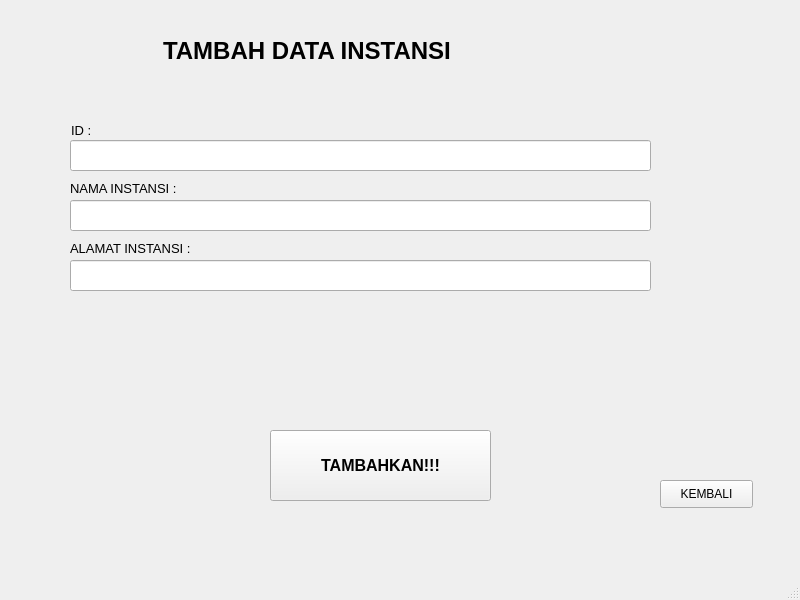
<?xml version="1.0" encoding="UTF-8"?>
<ui version="4.0">
 <class>MainWindow</class>
 <widget class="QMainWindow" name="MainWindow">
  <property name="geometry">
   <rect>
    <x>0</x>
    <y>0</y>
    <width>800</width>
    <height>600</height>
   </rect>
  </property>
  <property name="windowTitle">
   <string>MainWindow</string>
  </property>
  <widget class="QWidget" name="centralwidget">
   <widget class="QLabel" name="label_3">
    <property name="geometry">
     <rect>
      <x>70</x>
      <y>180</y>
      <width>161</width>
      <height>16</height>
     </rect>
    </property>
    <property name="font">
     <font>
      <pointsize>10</pointsize>
     </font>
    </property>
    <property name="text">
     <string>NAMA INSTANSI :</string>
    </property>
   </widget>
   <widget class="QLabel" name="label_4">
    <property name="geometry">
     <rect>
      <x>70</x>
      <y>240</y>
      <width>161</width>
      <height>16</height>
     </rect>
    </property>
    <property name="font">
     <font>
      <pointsize>10</pointsize>
     </font>
    </property>
    <property name="text">
     <string>ALAMAT INSTANSI :</string>
    </property>
   </widget>
   <widget class="QLineEdit" name="lineEdit_nim">
    <property name="geometry">
     <rect>
      <x>70</x>
      <y>140</y>
      <width>581</width>
      <height>31</height>
     </rect>
    </property>
    <property name="font">
     <font>
      <pointsize>10</pointsize>
     </font>
    </property>
   </widget>
   <widget class="QLineEdit" name="lineEdit_nama">
    <property name="geometry">
     <rect>
      <x>70</x>
      <y>200</y>
      <width>581</width>
      <height>31</height>
     </rect>
    </property>
    <property name="font">
     <font>
      <pointsize>10</pointsize>
     </font>
    </property>
   </widget>
   <widget class="QLineEdit" name="lineEdit_kelas">
    <property name="geometry">
     <rect>
      <x>70</x>
      <y>260</y>
      <width>581</width>
      <height>31</height>
     </rect>
    </property>
    <property name="font">
     <font>
      <pointsize>10</pointsize>
     </font>
    </property>
   </widget>
   <widget class="QPushButton" name="btn_tambah">
    <property name="geometry">
     <rect>
      <x>270</x>
      <y>430</y>
      <width>221</width>
      <height>71</height>
     </rect>
    </property>
    <property name="font">
     <font>
      <pointsize>12</pointsize>
      <weight>75</weight>
      <bold>true</bold>
     </font>
    </property>
    <property name="text">
     <string>TAMBAHKAN!!!</string>
    </property>
   </widget>
   <widget class="QLabel" name="label_7">
    <property name="geometry">
     <rect>
      <x>163</x>
      <y>35</y>
      <width>411</width>
      <height>31</height>
     </rect>
    </property>
    <property name="font">
     <font>
      <pointsize>18</pointsize>
      <weight>75</weight>
      <bold>true</bold>
     </font>
    </property>
    <property name="text">
     <string>TAMBAH DATA INSTANSI</string>
    </property>
   </widget>
   <widget class="QLabel" name="label_8">
    <property name="geometry">
     <rect>
      <x>71</x>
      <y>122</y>
      <width>81</width>
      <height>16</height>
     </rect>
    </property>
    <property name="font">
     <font>
      <pointsize>10</pointsize>
     </font>
    </property>
    <property name="text">
     <string>ID :</string>
    </property>
   </widget>
   <widget class="QPushButton" name="btn_kembali">
    <property name="geometry">
     <rect>
      <x>660</x>
      <y>480</y>
      <width>93</width>
      <height>28</height>
     </rect>
    </property>
    <property name="text">
     <string>KEMBALI</string>
    </property>
   </widget>
  </widget>
  <widget class="QMenuBar" name="menubar">
   <property name="geometry">
    <rect>
     <x>0</x>
     <y>0</y>
     <width>800</width>
     <height>26</height>
    </rect>
   </property>
  </widget>
  <widget class="QStatusBar" name="statusbar"/>
 </widget>
 <resources/>
 <connections/>
</ui>
